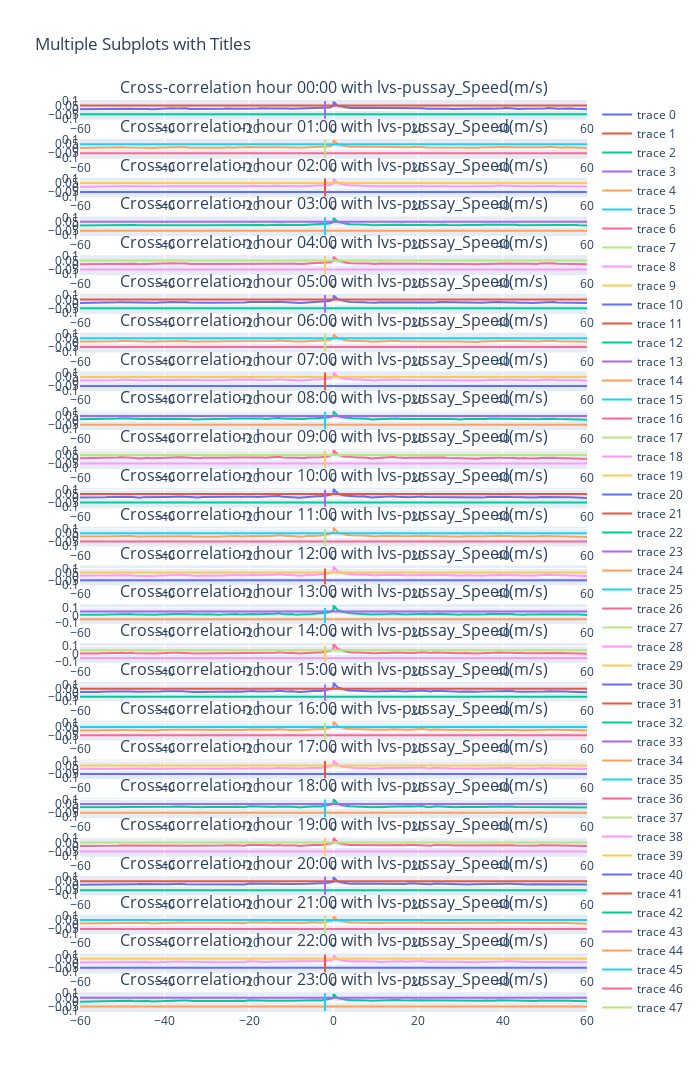

Source (notebook cell):
### Code cell
plot_diff_day_but_protect_eye('lvs-pussay_Speed(m/s)')
